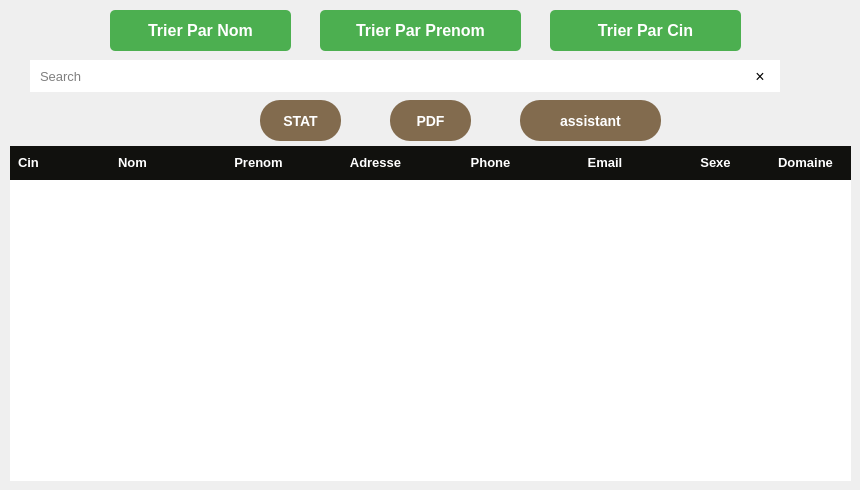
      <widget class="QWidget" name="page_7">
       <property name="styleSheet">
        <string notr="true">#page_7 {
background: rgba(0, 0, 0, 0.0);

}</string>
       </property>
       <widget class="QLabel" name="label_24">
        <property name="geometry">
         <rect>
          <x>440</x>
          <y>146</y>
          <width>101</width>
          <height>34</height>
         </rect>
        </property>
        <property name="font">
         <font>
          <pointsize>10</pointsize>
          <weight>75</weight>
          <bold>true</bold>
         </font>
        </property>
        <property name="styleSheet">
         <string notr="true">#label_24
{
	color:white;
	background:#11110E;
}</string>
        </property>
        <property name="text">
         <string>&lt;html&gt;&lt;head/&gt;&lt;body&gt;&lt;p align=&quot;center&quot;&gt;Phone&lt;/p&gt;&lt;/body&gt;&lt;/html&gt;</string>
        </property>
       </widget>
       <widget class="QPushButton" name="pushButton">
        <property name="geometry">
         <rect>
          <x>740</x>
          <y>60</y>
          <width>40</width>
          <height>32</height>
         </rect>
        </property>
        <property name="font">
         <font>
          <pointsize>12</pointsize>
         </font>
        </property>
        <property name="styleSheet">
         <string notr="true">#pushButton
{
	border:none;
	color:black;
background:white;
}
#pushButton:hover
{
	border:none;
	color:red;
background:white;
}</string>
        </property>
        <property name="text">
         <string>×</string>
        </property>
       </widget>
       <widget class="QLabel" name="label_25">
        <property name="geometry">
         <rect>
          <x>540</x>
          <y>146</y>
          <width>130</width>
          <height>34</height>
         </rect>
        </property>
        <property name="font">
         <font>
          <pointsize>10</pointsize>
          <weight>75</weight>
          <bold>true</bold>
         </font>
        </property>
        <property name="styleSheet">
         <string notr="true">#label_25
{
	color:white;
	background:#11110E;
}</string>
        </property>
        <property name="text">
         <string>&lt;html&gt;&lt;head/&gt;&lt;body&gt;&lt;p align=&quot;center&quot;&gt;Email&lt;/p&gt;&lt;/body&gt;&lt;/html&gt;</string>
        </property>
       </widget>
       <widget class="QLabel" name="label_23">
        <property name="geometry">
         <rect>
          <x>310</x>
          <y>146</y>
          <width>131</width>
          <height>34</height>
         </rect>
        </property>
        <property name="font">
         <font>
          <pointsize>10</pointsize>
          <weight>75</weight>
          <bold>true</bold>
         </font>
        </property>
        <property name="styleSheet">
         <string notr="true">#label_23
{
	color:white;
	background:#11110E;
}</string>
        </property>
        <property name="text">
         <string>&lt;html&gt;&lt;head/&gt;&lt;body&gt;&lt;p align=&quot;center&quot;&gt;Adresse&lt;/p&gt;&lt;/body&gt;&lt;/html&gt;</string>
        </property>
       </widget>
       <widget class="QTableView" name="tableView_2">
        <property name="geometry">
         <rect>
          <x>10</x>
          <y>180</y>
          <width>841</width>
          <height>301</height>
         </rect>
        </property>
        <property name="sizePolicy">
         <sizepolicy hsizetype="Fixed" vsizetype="Fixed">
          <horstretch>0</horstretch>
          <verstretch>0</verstretch>
         </sizepolicy>
        </property>
        <property name="focusPolicy">
         <enum>Qt::NoFocus</enum>
        </property>
        <property name="autoFillBackground">
         <bool>false</bool>
        </property>
        <property name="frameShape">
         <enum>QFrame::NoFrame</enum>
        </property>
        <property name="horizontalScrollBarPolicy">
         <enum>Qt::ScrollBarAlwaysOff</enum>
        </property>
        <property name="sizeAdjustPolicy">
         <enum>QAbstractScrollArea::AdjustIgnored</enum>
        </property>
        <property name="editTriggers">
         <set>QAbstractItemView::NoEditTriggers</set>
        </property>
        <property name="tabKeyNavigation">
         <bool>false</bool>
        </property>
        <property name="showDropIndicator" stdset="0">
         <bool>false</bool>
        </property>
        <property name="dragDropOverwriteMode">
         <bool>false</bool>
        </property>
        <property name="alternatingRowColors">
         <bool>true</bool>
        </property>
        <property name="selectionMode">
         <enum>QAbstractItemView::SingleSelection</enum>
        </property>
        <property name="selectionBehavior">
         <enum>QAbstractItemView::SelectRows</enum>
        </property>
        <property name="textElideMode">
         <enum>Qt::ElideNone</enum>
        </property>
        <property name="showGrid">
         <bool>false</bool>
        </property>
        <property name="gridStyle">
         <enum>Qt::NoPen</enum>
        </property>
        <property name="cornerButtonEnabled">
         <bool>false</bool>
        </property>
        <attribute name="horizontalHeaderVisible">
         <bool>false</bool>
        </attribute>
        <attribute name="horizontalHeaderMinimumSectionSize">
         <number>30</number>
        </attribute>
        <attribute name="horizontalHeaderDefaultSectionSize">
         <number>120</number>
        </attribute>
       </widget>
       <widget class="QLineEdit" name="searchTextBox">
        <property name="geometry">
         <rect>
          <x>30</x>
          <y>60</y>
          <width>711</width>
          <height>32</height>
         </rect>
        </property>
        <property name="font">
         <font>
          <pointsize>10</pointsize>
         </font>
        </property>
        <property name="styleSheet">
         <string notr="true">#searchTextBox
{
	padding-left:8px;
	border:none;
}</string>
        </property>
        <property name="placeholderText">
         <string>Search</string>
        </property>
       </widget>
       <widget class="QLabel" name="label_21">
        <property name="geometry">
         <rect>
          <x>110</x>
          <y>146</y>
          <width>91</width>
          <height>34</height>
         </rect>
        </property>
        <property name="font">
         <font>
          <pointsize>10</pointsize>
          <weight>75</weight>
          <bold>true</bold>
         </font>
        </property>
        <property name="styleSheet">
         <string notr="true">#label_21
{
	color:white;
	background:#11110E;
	padding-left:5px;
}</string>
        </property>
        <property name="text">
         <string>&lt;html&gt;&lt;head/&gt;&lt;body&gt;&lt;p&gt;Nom&lt;/p&gt;&lt;/body&gt;&lt;/html&gt;</string>
        </property>
       </widget>
       <widget class="QLabel" name="label_22">
        <property name="geometry">
         <rect>
          <x>200</x>
          <y>146</y>
          <width>111</width>
          <height>34</height>
         </rect>
        </property>
        <property name="font">
         <font>
          <pointsize>10</pointsize>
          <weight>75</weight>
          <bold>true</bold>
         </font>
        </property>
        <property name="styleSheet">
         <string notr="true">#label_22
{
	color:white;
	background:#11110E;
	padding-left:3px;
}</string>
        </property>
        <property name="text">
         <string>&lt;html&gt;&lt;head/&gt;&lt;body&gt;&lt;p align=&quot;center&quot;&gt;Prenom&lt;/p&gt;&lt;/body&gt;&lt;/html&gt;</string>
        </property>
       </widget>
       <widget class="QLabel" name="label_13">
        <property name="geometry">
         <rect>
          <x>10</x>
          <y>146</y>
          <width>101</width>
          <height>34</height>
         </rect>
        </property>
        <property name="font">
         <font>
          <pointsize>10</pointsize>
          <weight>75</weight>
          <bold>true</bold>
         </font>
        </property>
        <property name="styleSheet">
         <string notr="true">#label_13
{
	color:white;
	background:#11110E;
	padding-left:5px;
}</string>
        </property>
        <property name="text">
         <string>&lt;html&gt;&lt;head/&gt;&lt;body&gt;&lt;p&gt;Cin&lt;/p&gt;&lt;/body&gt;&lt;/html&gt;</string>
        </property>
       </widget>
       <widget class="QLabel" name="label_26">
        <property name="geometry">
         <rect>
          <x>670</x>
          <y>146</y>
          <width>91</width>
          <height>34</height>
         </rect>
        </property>
        <property name="font">
         <font>
          <pointsize>10</pointsize>
          <weight>75</weight>
          <bold>true</bold>
         </font>
        </property>
        <property name="styleSheet">
         <string notr="true">#label_26
{
	color:white;
	background:#11110E;
}</string>
        </property>
        <property name="text">
         <string>&lt;html&gt;&lt;head/&gt;&lt;body&gt;&lt;p align=&quot;center&quot;&gt;Sexe&lt;/p&gt;&lt;/body&gt;&lt;/html&gt;</string>
        </property>
       </widget>
       <widget class="QLabel" name="label_27">
        <property name="geometry">
         <rect>
          <x>760</x>
          <y>146</y>
          <width>91</width>
          <height>34</height>
         </rect>
        </property>
        <property name="font">
         <font>
          <pointsize>10</pointsize>
          <weight>75</weight>
          <bold>true</bold>
         </font>
        </property>
        <property name="styleSheet">
         <string notr="true">#label_27
{
	color:white;
	background:#11110E;
}</string>
        </property>
        <property name="text">
         <string>&lt;html&gt;&lt;head/&gt;&lt;body&gt;&lt;p align=&quot;center&quot;&gt;Domaine&lt;/p&gt;&lt;/body&gt;&lt;/html&gt;</string>
        </property>
       </widget>
       <widget class="QPushButton" name="trierc">
        <property name="geometry">
         <rect>
          <x>550</x>
          <y>10</y>
          <width>191</width>
          <height>41</height>
         </rect>
        </property>
        <property name="styleSheet">
         <string notr="true">#trierc {
    /* Styles de base */
    font-size: 16px;
    font-family: Arial, sans-serif;
    font-weight: bold;
    text-transform: uppercase; /* Mettre en majuscules */
    padding: 10px 20px;
    border: none;
    color: white;
    background-color: #4CAF50; /* Couleur de fond verte */
    border-radius: 5px; /* Arrondi des coins */
    cursor: pointer;
    transition: background-color 0.3s, box-shadow 0.3s, transform 0.3s; /* Transition fluide pour les changements de couleur, d'ombre et d'échelle */
    outline: none; /* Suppression du contour par défaut */

    /* Ombre portée */
    box-shadow: 0 2px 4px rgba(0, 0, 0, 0.2); /* Ombre portée légère */
}

#trierc:hover {
    /* Effet de survol */
    background-color: #388E3C; /* Vert plus foncé au survol */
    box-shadow: 0 4px 8px rgba(0, 0, 0, 0.3); /* Ombre portée plus prononcée au survol */
    transform: translateY(-2px); /* Déplacer légèrement vers le haut au survol */
}

#trierc:active {
    /* Effet de pression */
    background-color: #1B5E20; /* Vert plus foncé lorsqu'appuyé */
    box-shadow: none; /* Suppression de l'ombre portée lorsqu'appuyé */
    transform: translateY(0); /* Réinitialiser la transformation */
}

#trierc:focus {
    /* Effet de focus */
    box-shadow: 0 0 0 3px rgba(0, 0, 0, 0.2); /* Ajout d'une légère ombre lorsqu'en focus */
}

#trierc:disabled {
    /* Style pour l'état désactivé */
    opacity: 0.6; /* Réduire l'opacité */
    cursor: not-allowed; /* Curseur indisponible */
}
</string>
        </property>
        <property name="text">
         <string>Trier Par Cin</string>
        </property>
       </widget>
       <widget class="QPushButton" name="trierp">
        <property name="geometry">
         <rect>
          <x>320</x>
          <y>10</y>
          <width>201</width>
          <height>41</height>
         </rect>
        </property>
        <property name="styleSheet">
         <string notr="true">#trierp {
    /* Styles de base */
    font-size: 16px;
    font-family: Arial, sans-serif;
    font-weight: bold;
    text-transform: uppercase; /* Mettre en majuscules */
    padding: 10px 20px;
    border: none;
    color: white;
    background-color: #4CAF50; /* Couleur de fond verte */
    border-radius: 5px; /* Arrondi des coins */
    cursor: pointer;
    transition: background-color 0.3s, box-shadow 0.3s, transform 0.3s; /* Transition fluide pour les changements de couleur, d'ombre et d'échelle */
    outline: none; /* Suppression du contour par défaut */

    /* Ombre portée */
    box-shadow: 0 2px 4px rgba(0, 0, 0, 0.2); /* Ombre portée légère */
}

#trierp:hover {
    /* Effet de survol */
    background-color: #388E3C; /* Vert plus foncé au survol */
    box-shadow: 0 4px 8px rgba(0, 0, 0, 0.3); /* Ombre portée plus prononcée au survol */
    transform: translateY(-2px); /* Déplacer légèrement vers le haut au survol */
}

#trierp:active {
    /* Effet de pression */
    background-color: #1B5E20; /* Vert plus foncé lorsqu'appuyé */
    box-shadow: none; /* Suppression de l'ombre portée lorsqu'appuyé */
    transform: translateY(0); /* Réinitialiser la transformation */
}

#trierp:focus {
    /* Effet de focus */
    box-shadow: 0 0 0 3px rgba(0, 0, 0, 0.2); /* Ajout d'une légère ombre lorsqu'en focus */
}

#trierp:disabled {
    /* Style pour l'état désactivé */
    opacity: 0.6; /* Réduire l'opacité */
    cursor: not-allowed; /* Curseur indisponible */
}
</string>
        </property>
        <property name="text">
         <string>Trier Par Prenom</string>
        </property>
       </widget>
       <widget class="QPushButton" name="triern">
        <property name="geometry">
         <rect>
          <x>110</x>
          <y>10</y>
          <width>181</width>
          <height>41</height>
         </rect>
        </property>
        <property name="styleSheet">
         <string notr="true">#triern {
    /* Styles de base */
    font-size: 16px;
    font-family: Arial, sans-serif;
    font-weight: bold;
    text-transform: uppercase; /* Mettre en majuscules */
    padding: 10px 20px;
    border: none;
    color: white;
    background-color: #4CAF50; /* Couleur de fond verte */
    border-radius: 5px; /* Arrondi des coins */
    cursor: pointer;
    transition: background-color 0.3s, box-shadow 0.3s, transform 0.3s; /* Transition fluide pour les changements de couleur, d'ombre et d'échelle */
    outline: none; /* Suppression du contour par défaut */

    /* Ombre portée */
    box-shadow: 0 2px 4px rgba(0, 0, 0, 0.2); /* Ombre portée légère */
}

#triern:hover {
    /* Effet de survol */
    background-color: #388E3C; /* Vert plus foncé au survol */
    box-shadow: 0 4px 8px rgba(0, 0, 0, 0.3); /* Ombre portée plus prononcée au survol */
    transform: translateY(-2px); /* Déplacer légèrement vers le haut au survol */
}

#triern:active {
    /* Effet de pression */
    background-color: #1B5E20; /* Vert plus foncé lorsqu'appuyé */
    box-shadow: none; /* Suppression de l'ombre portée lorsqu'appuyé */
    transform: translateY(0); /* Réinitialiser la transformation */
}

#triern:focus {
    /* Effet de focus */
    box-shadow: 0 0 0 3px rgba(0, 0, 0, 0.2); /* Ajout d'une légère ombre lorsqu'en focus */
}

#triern:disabled {
    /* Style pour l'état désactivé */
    opacity: 0.6; /* Réduire l'opacité */
    cursor: not-allowed; /* Curseur indisponible */
}
</string>
        </property>
        <property name="text">
         <string>Trier Par Nom</string>
        </property>
       </widget>
       <widget class="QPushButton" name="stat">
        <property name="geometry">
         <rect>
          <x>260</x>
          <y>100</y>
          <width>81</width>
          <height>41</height>
         </rect>
        </property>
        <property name="styleSheet">
         <string notr="true">#stat {
    /* Styles de base */
    display: inline-block; /* Permet au bouton d'agir comme un élément en ligne */
    padding: 10px 20px; /* Espacement interne */
    font-size: 14px; /* Taille du texte */
    font-weight: bold; /* Texte en gras */
    font-family: Arial, sans-serif; /* Police de caractères */
    color: white; /* Couleur du texte */
    background-color: #826B4E; /* Couleur de fond */
    border: none; /* Pas de bordure */
    border-radius: 20px; /* Coins arrondis */
    cursor: pointer; /* Curseur pointer */
    transition: background-color 0.3s, transform 0.2s; /* Transition fluide */
    outline: none; /* Suppression du contour par défaut */
}

#stat:hover {
    /* Effet de survol */
    background-color: #9D8963; /* Changement de couleur de fond au survol */
    transform: translateY(-2px); /* Légère translation vers le haut */
}

#stat:active {
    /* Effet de pression */
    background-color: #6A5940; /* Changement de couleur de fond lorsqu'appuyé */
    transform: translateY(1px); /* Légère translation vers le bas */
}

#stat:focus {
    /* Effet de focus */
    box-shadow: 0 0 0 3px rgba(0, 0, 0, 0.2); /* Légère ombre portée lorsqu'en focus */
}
</string>
        </property>
        <property name="text">
         <string>STAT</string>
        </property>
       </widget>
       <widget class="QPushButton" name="pdf">
        <property name="geometry">
         <rect>
          <x>390</x>
          <y>100</y>
          <width>81</width>
          <height>41</height>
         </rect>
        </property>
        <property name="styleSheet">
         <string notr="true">#pdf {
    /* Styles de base */
    display: inline-block; /* Permet au bouton d'agir comme un élément en ligne */
    padding: 10px 20px; /* Espacement interne */
    font-size: 14px; /* Taille du texte */
    font-weight: bold; /* Texte en gras */
    font-family: Arial, sans-serif; /* Police de caractères */
    color: white; /* Couleur du texte */
    background-color: #826B4E; /* Couleur de fond */
    border: none; /* Pas de bordure */
    border-radius: 20px; /* Coins arrondis */
    cursor: pointer; /* Curseur pointer */
    transition: background-color 0.3s, transform 0.2s; /* Transition fluide */
    outline: none; /* Suppression du contour par défaut */
}

#pdf:hover {
    /* Effet de survol */
    background-color: #9D8963; /* Changement de couleur de fond au survol */
    transform: translateY(-2px); /* Légère translation vers le haut */
}

#pdf:active {
    /* Effet de pression */
    background-color: #6A5940; /* Changement de couleur de fond lorsqu'appuyé */
    transform: translateY(1px); /* Légère translation vers le bas */
}

#pdf:focus {
    /* Effet de focus */
    box-shadow: 0 0 0 3px rgba(0, 0, 0, 0.2); /* Légère ombre portée lorsqu'en focus */
}
</string>
        </property>
        <property name="text">
         <string>PDF</string>
        </property>
       </widget>
       <widget class="QPushButton" name="assistant">
        <property name="geometry">
         <rect>
          <x>520</x>
          <y>100</y>
          <width>141</width>
          <height>41</height>
         </rect>
        </property>
        <property name="styleSheet">
         <string notr="true">#assistant {
    /* Styles de base */
    display: inline-block; /* Permet au bouton d'agir comme un élément en ligne */
    padding: 10px 20px; /* Espacement interne */
    font-size: 14px; /* Taille du texte */
    font-weight: bold; /* Texte en gras */
    font-family: Arial, sans-serif; /* Police de caractères */
    color: white; /* Couleur du texte */
    background-color: #826B4E; /* Couleur de fond */
    border: none; /* Pas de bordure */
    border-radius: 20px; /* Coins arrondis */
    cursor: pointer; /* Curseur pointer */
    transition: background-color 0.3s, transform 0.2s; /* Transition fluide */
    outline: none; /* Suppression du contour par défaut */
}

#pdf:hover {
    /* Effet de survol */
    background-color: #9D8963; /* Changement de couleur de fond au survol */
    transform: translateY(-2px); /* Légère translation vers le haut */
}

#assistant:active {
    /* Effet de pression */
    background-color: #6A5940; /* Changement de couleur de fond lorsqu'appuyé */
    transform: translateY(1px); /* Légère translation vers le bas */
}

#assistant:focus {
    /* Effet de focus */
    box-shadow: 0 0 0 3px rgba(0, 0, 0, 0.2); /* Légère ombre portée lorsqu'en focus */
}
</string>
        </property>
        <property name="text">
         <string>assistant</string>
        </property>
       </widget>
      </widget>
